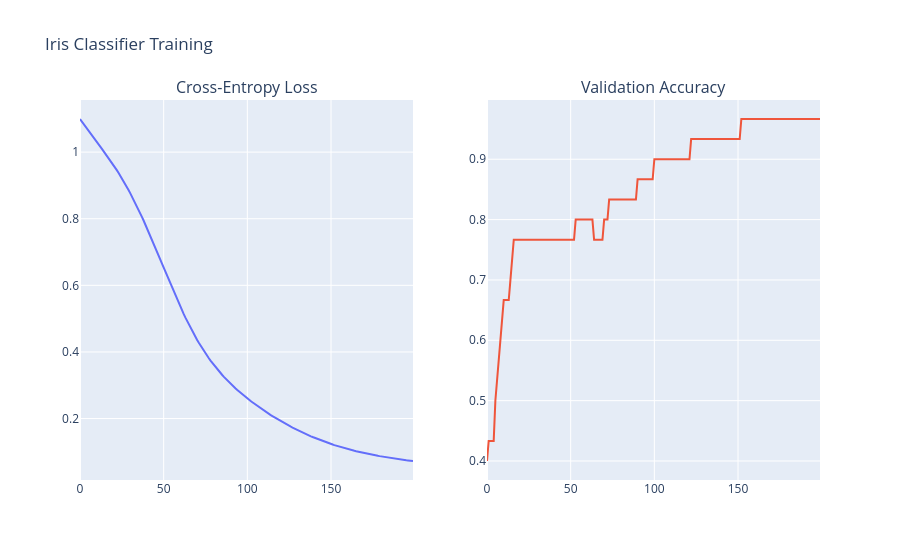

The notebook cell this image was saved under:
### Code cell
import plotly.graph_objects as go
from plotly.subplots import make_subplots

fig = make_subplots(rows=1, cols=2,
                    subplot_titles=['Cross-Entropy Loss', 'Validation Accuracy'])
fig.add_trace(go.Scatter(y=train_losses, mode='lines', name='Train Loss'), row=1, col=1)
fig.add_trace(go.Scatter(y=val_accs,    mode='lines', name='Val Acc'),    row=1, col=2)
fig.update_layout(title='Iris Classifier Training', showlegend=False)
fig.show()

### Figure 1 — Plotly figure (JSON) as saved in the notebook; plotly's stock layout.template omitted (floating-point values rounded to 4 significant figures; data arrays with more than 128 entries replaced by an {"elided": "..."} marker saying what was removed)
{"data": [{"mode": "lines", "name": "Train Loss", "type": "scatter", "xaxis": "x", "y": {"elided": "200 float values"}, "yaxis": "y"}, {"mode": "lines", "name": "Val Acc", "type": "scatter", "xaxis": "x2", "y": {"elided": "200 float values"}, "yaxis": "y2"}], "layout": {"annotations": [{"font": {"size": 16}, "showarrow": false, "text": "Cross-Entropy Loss", "x": 0.225, "xanchor": "center", "xref": "paper", "y": 1, "yanchor": "bottom", "yref": "paper"}, {"font": {"size": 16}, "showarrow": false, "text": "Validation Accuracy", "x": 0.775, "xanchor": "center", "xref": "paper", "y": 1, "yanchor": "bottom", "yref": "paper"}], "showlegend": false, "title": {"text": "Iris Classifier Training"}, "xaxis": {"anchor": "y", "domain": [0, 0.45]}, "xaxis2": {"anchor": "y2", "domain": [0.55, 1]}, "yaxis": {"anchor": "x", "domain": [0, 1]}, "yaxis2": {"anchor": "x2", "domain": [0, 1]}}}
